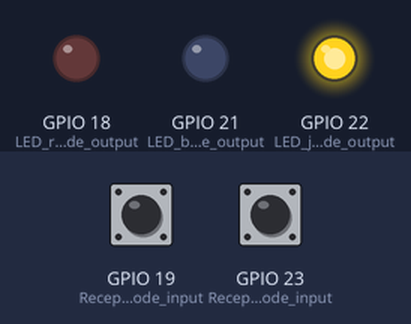
Bench run of a sketch on a simulated ESP32. Shown: output pins drawn as LEDs (lit = HIGH). The test bench sets the inputs (shaded band); at power-on: GPIO 19 (Recepteur_1_en_mode_input) HIGH, GPIO 23 (Recepteur_2_en_mode_input) HIGH. WiFi joins after 1.5 s; servers stay silent unless stated; uploads are accepted with an empty reply; what the sketch prints to the serial monitor is not drawn.

Above: at 0.6 s.
At 2.3 s:
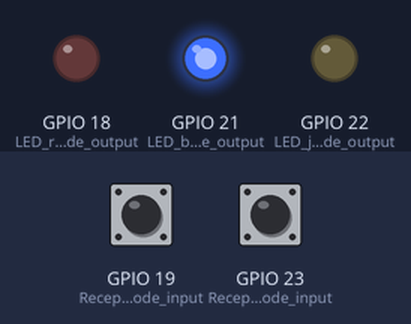
At 4.0 s:
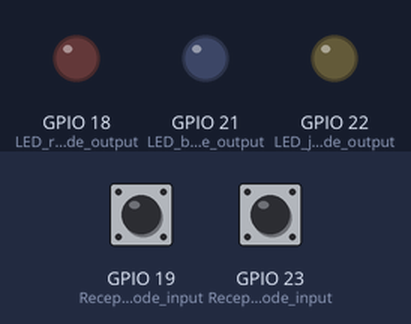
4.1 s: GPIO 19 (Recepteur_1_en_mode_input) pulled LOW for 0.15 s
6.3 s: GPIO 23 (Recepteur_2_en_mode_input) pulled LOW for 0.15 s
Timing chart, 0 to 9.3 s (numbered marks = the images above; inputs shaded):
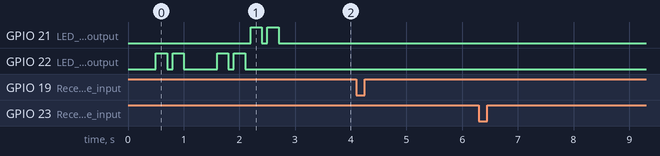

The sketch:

DEUX_LASERS_UNE_PUCE.ino
```cpp
#include <WiFi.h>
#include <HTTPClient.h>

/*
  2 LASERS SUR UNE SEULE CARTE POUR COMPTER
  LES ENTREES/SORTIES DANS UNE SEULE PORTE
*/
// Network credentials
const char* ssid = "V30";
const char* password = "11111111";

String scene = "11";

const char* serverName = "http://peopleflux.gauthierbohyn.com/post-esp-data.php";
String apiKeyValue = "12mAT5Ab3j7F9";

boolean prev1 = 0; // Valeur précédente du recepteur 1
boolean prev2 = 0; // Valeur précédente du recepteur 2

void setup(){
  Serial.begin(115200); // Vitesse du taux de donnée
  pinMode(19, INPUT);  // Recepteur 1 en mode input
  pinMode(23, INPUT);  // Recepteur 2 en mode input
  pinMode(21, OUTPUT); // LED bleu en mode output
  pinMode(18, OUTPUT); // LED rouge en mode output
  pinMode(22, OUTPUT); // LED jaune en mode output

  WiFi.begin(ssid, password);
  Serial.println("Connecting");
  while(WiFi.status() != WL_CONNECTED) {
    delay(500);
    Serial.print(".");
    ledBlink(2,22);
  }
  Serial.println("");
  Serial.print("Connected to WiFi network with IP Address: ");
  ledBlink(2,21);
  Serial.println(WiFi.localIP());
}
void ledBlink(int x, int y){ // Clignotement LED
  int i;
  for(i=0;i<x;i++){
    digitalWrite(y, HIGH); // Allume led
    delay(200);            // Attend 0.2s
    digitalWrite(y, LOW);  // Eteint led
    delay(100);            // Attend 0.1s
  }
}

int laser1(){                     // Retourne 1 quand le laser est coupé
  int valeur = (digitalRead(19)); // Valeur recue au recepteur 1
    if(valeur==0 && prev1==1){  // Verifie que le laser soit coupé
      prev1 = 0;
        if(laser2() < laser1() && laser2()== 0){ // Si le laser 1 est coupé avant le laser 2
          ledBlink(1,21);        // LED clignote
          Serial.println("Entre");
          delay(500);           // On attend 0.5s
          return 1;              // On renvoit 1 pour dire qu'une personne entre
        }
    }
    if(valeur==1){               // Le laser n'est pas coupé
      prev1 = 1;                 // On remet la var precedente a 1 pour ne pas rentrer dans la premiere condition
      return 0;                  // On renvoit 0 pour dire que personne ne passe
    }
}
int laser2(){                     // Retourne 1 quand le laser est coupé
  int valeur = (digitalRead(23)); // Valeur recue au recepteur 2
    if(valeur==0 && prev2==1){  // Verifie que le laser soit coupé
      prev2 = 0;
        if(laser1() < laser2()  && laser1()== 0){ // Si le laser 2 est coupé avant le laser 1
          ledBlink(1,18);        // LED clignote
          Serial.println("Sort");
          delay(500);           // On attend 0.5s
          return 1;              // On renvoit 1 pour dire qu'une personne entre
        }
    }
    if(valeur==1){               // Le laser n'est pas coupé
      prev2 = 1;                 // On remet la var precedente a 1 pour ne pas rentrer dans la premiere condition
      return 0;                  // On renvoit 0 pour dire que personne ne passe
    }
}

void loop(){

  if(WiFi.status()== WL_CONNECTED){ //Check WiFi connection status
    HTTPClient http;
    http.begin(serverName); // Domain name with URL path
    http.addHeader("Content-Type", "application/x-www-form-urlencoded"); // Content-type header

    // Prepare your HTTP POST request data
    String httpRequestDataE = "api_key=" + apiKeyValue + "&id_stage=" + scene
                          + "&nbr_entree=" + "1";
    String httpRequestDataS = "api_key=" + apiKeyValue + "&id_stage=" + scene
                          + "&nbr_sortie=" + "1";

    // Send HTTP POST request
    if(laser1() == 1){
      int httpResponseCode = http.POST(httpRequestDataE);
      Serial.print("httpRequestData: ");
      Serial.println(httpRequestDataE);
      delay(500);
      if (httpResponseCode>0) {
        Serial.print("HTTP Response code: ");
        Serial.println(httpResponseCode);
      }
      else {
        Serial.print("Error code: ");
        Serial.println(httpResponseCode);
      }
      if(httpResponseCode!=200){
        ledBlink(3,22); // Code d'erreur
      }
    }
    if(laser2() == 1){
      int httpResponseCode = http.POST(httpRequestDataS);
      Serial.print("httpRequestData: ");
      Serial.println(httpRequestDataS);
      delay(500);
      if (httpResponseCode>0) {
        Serial.print("HTTP Response code: ");
        Serial.println(httpResponseCode);
      }
      else {
        Serial.print("Error code: ");
        Serial.println(httpResponseCode);
      }
      if(httpResponseCode!=200){
        ledBlink(3,22); // Code d'erreur
      }
    }
    // Free resources
    http.end();
  }
  else {
    Serial.println("WiFi Disconnected");
    ledBlink(2,22); // Code d'erreur
  }

}
```

Measured:
- after the input at 4.1 s, every drawn part: stays the same
- after the input at 6.3 s, every drawn part: stays the same
